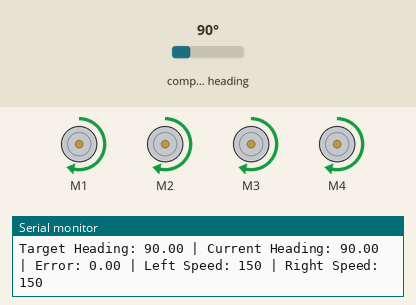
Recording of a sketch running on a simulated Arduino Uno, built with avr-gcc and run on an emulated ATmega328P. On the bench: 4 × DC motor (green arrow = forward, orange = backward, longer = faster), the last lines printed to the serial monitor. Inputs (shaded band) come from the test bench; at power-on: compass heading 90°.

Above: at 2.2 s.
2.3 s: compass heading set to 180°
At 3.6 s:
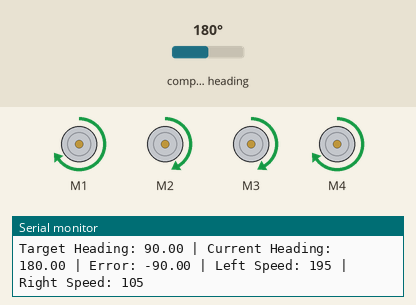
3.9 s: compass heading set to 269°
At 5.1 s:
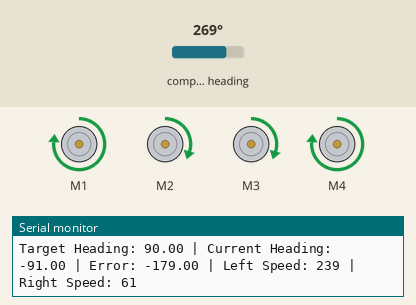
5.4 s: compass heading set to 270°
At 6.2 s:
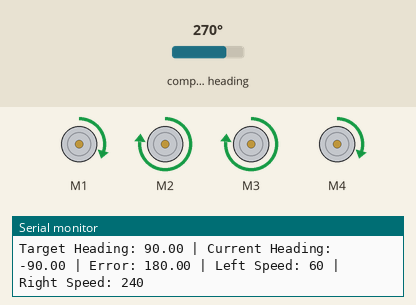
6.9 s: compass heading set to 7°
At 8.1 s:
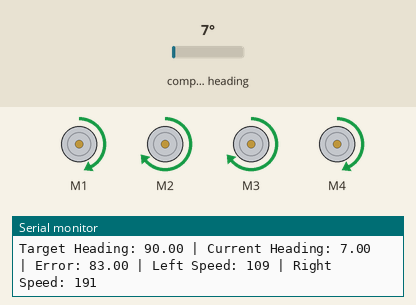
8.4 s: compass heading set to 90°
At 9.3 s:
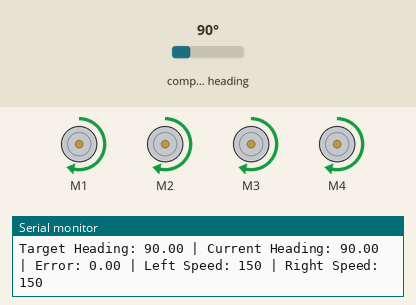
Timing chart, 0 to 11.4 s (numbered marks = the images above; inputs shaded):
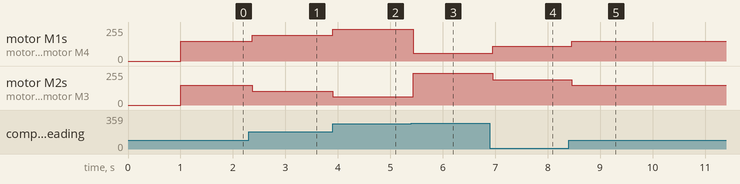

Measured:
- the behaviour switches between 269 and 270° on compass heading (found by bisection; images 2 and 3)
- after the input at 2.3 s, motor M1, motor M4: forward 150/255 → forward 195/255 after 0.07 s; motor M2, motor M3: forward 150/255 → forward 105/255 after 0.07 s
- after the input at 3.9 s, motor M1, motor M4: forward 195/255 → forward 239/255 at once; motor M2, motor M3: forward 105/255 → forward 61/255 at once
- after the input at 5.4 s, motor M1, motor M4: forward 239/255 → forward 60/255 at once; motor M2, motor M3: forward 61/255 → forward 240/255 at once
- after the input at 6.9 s, motor M1, motor M4: forward 60/255 → forward 109/255 after 0.06 s; motor M2, motor M3: forward 240/255 → forward 191/255 after 0.06 s
- after the input at 8.4 s, motor M1, motor M4: forward 109/255 → forward 150/255 after 0.06 s; motor M2, motor M3: forward 191/255 → forward 150/255 after 0.06 s

The sketch:

forwerd_8pm.ino
```cpp
#include <Wire.h>
#include <MPU6050.h>
#include <QMC5883LCompass.h>
#include <AFMotor.h>

// Initialize sensors
MPU6050 mpu;
QMC5883LCompass compass;

// Initialize motors
AF_DCMotor motor1(1); // Front left
AF_DCMotor motor2(2); // Front right
AF_DCMotor motor3(3); // Back right
AF_DCMotor motor4(4); // Back left

// Motor speed control constants
int baseSpeed = 150; // Base motor speed (range: 0-255)
float targetHeading; // Desired direction

void setup() {
  Serial.begin(9600);
  Wire.begin();

  // Initialize MPU6050
  mpu.initialize();
  if (!mpu.testConnection()) {
    Serial.println("MPU6050 connection failed");
    while (1);
  }

  // Initialize HMC5883L
  compass.init();
  compass.setCalibrationOffsets(587.00, -398.00, 16383.00);
compass.setCalibrationScales(9.86, 14.55, 0.35);

  // Set target heading (straight line)
  delay(1000);
  compass.read();
  targetHeading = compass.getAzimuth();

  // Start motors
  motor1.setSpeed(baseSpeed);
  motor2.setSpeed(baseSpeed);
  motor3.setSpeed(baseSpeed);
  motor4.setSpeed(baseSpeed);
  motor1.run(FORWARD);
  motor2.run(FORWARD);
  motor3.run(FORWARD);
  motor4.run(FORWARD);
}

void loop() {
  // Read current heading from the compass
  compass.read();
  float currentHeading = compass.getAzimuth();

  // Calculate the heading error
  float error = targetHeading - currentHeading;
  if (error < -180) error += 360;
  if (error > 180) error -= 360;

  // Adjust motor speeds based on the error
  int speedAdjust = (int)(error * 0.5); // Proportional control factor
  int leftSpeed = baseSpeed - speedAdjust;
  int rightSpeed = baseSpeed + speedAdjust;

  // Constrain motor speeds to valid range
  leftSpeed = constrain(leftSpeed, 0, 255);
  rightSpeed = constrain(rightSpeed, 0, 255);

  // Update motor speeds
  motor1.setSpeed(leftSpeed);
  motor4.setSpeed(leftSpeed);
  motor2.setSpeed(rightSpeed);
  motor3.setSpeed(rightSpeed);

  // Debugging output
  Serial.print("Target Heading: ");
  Serial.print(targetHeading);
  Serial.print(" | Current Heading: ");
  Serial.print(currentHeading);
  Serial.print(" | Error: ");
  Serial.print(error);
  Serial.print(" | Left Speed: ");
  Serial.print(leftSpeed);
  Serial.print(" | Right Speed: ");
  Serial.println(rightSpeed);

  delay(100); // Loop delay
}
```
